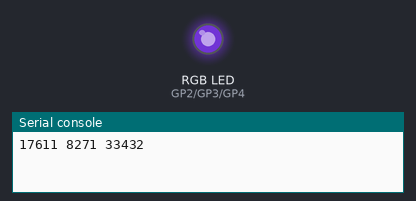
Bench run of a program on a simulated Raspberry Pi Pico running MicroPython. Parts: an RGB LED mixed from three pins (HIGH = lit), the last lines printed to the serial console. Dim RGB values are drawn brighter than linear; random numbers come from a fixed seed.

Above: at 0.1 s.
At 4.1 s:
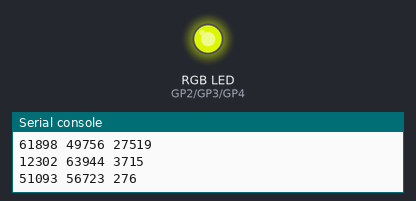
At 9.1 s:
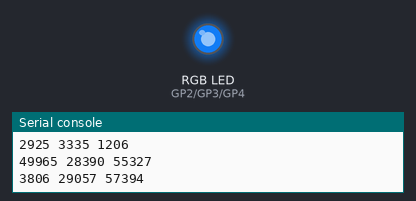
At 19.1 s:
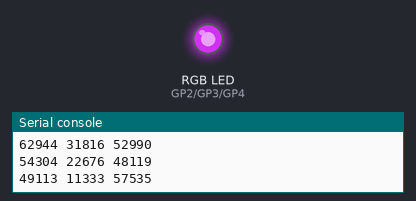
At 29.1 s:
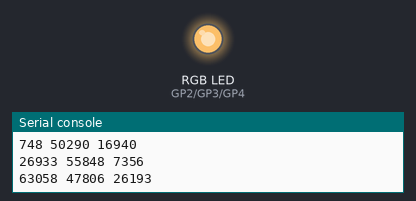
At 39.1 s:
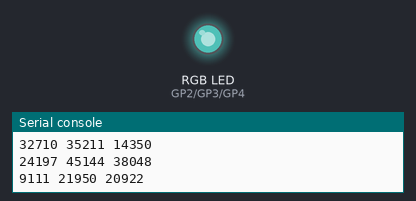
Timing chart, 0 to 40.0 s (numbered marks = the images above):
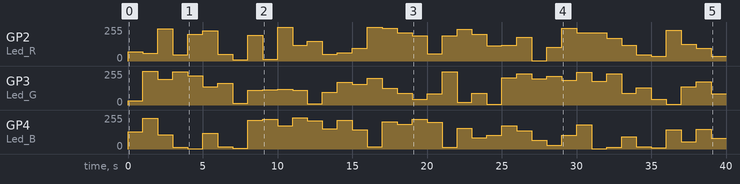

Measured:
- by itself, GP2 (Led_R): 0/255 → 69/255 at 0.00 s, → 60/255 1.0 s later, → 241/255 1.0 s later, → 48/255 1.0 s later, … (39 changes in this stretch)
- by itself, GP3 (Led_G): 0/255 → 32/255 at 0.00 s, → 253/255 1.0 s later, → 194/255 1.0 s later, → 249/255 1.0 s later, … (40 changes in this stretch)
- by itself, GP4 (Led_B): 0/255 → 130/255 at 0.00 s, → 229/255 1.0 s later, → 107/255 1.0 s later, → 14/255 1.0 s later, … (40 changes in this stretch)

The program:

04_rgb_pwm_led.py
```python
# Note: added a 330 ohm resistor on ground pin
# This circuit amounts to varying the brightness
# of the LED. duty_u16 is between 0 and 62355 an
# is the fraction of a cycle the LED is illuminated.
# The cycle frequency is controlled by the frequency
# setting [Hz]. You cannot set frequency = 1, but
# a value of 10 works. With a duty_u16 of 32768 (half
# a cycle) the LED appears to blink on and off.
# A high frequency fakes the dimming aspect. The sleep
# at the end of the loop I think must cycle the
# LED pssibly multiple times before loading new numbers.

from machine import Pin,PWM
import utime
import random
PWM(Pin(2)).deinit()
PWM(Pin(3)).deinit()
PWM(Pin(4)).deinit()
Led_R = PWM(Pin(2))
Led_G = PWM(Pin(3))
Led_B = PWM(Pin(4))

# Define the frequency
Led_R.freq(2000)
Led_G.freq(2000)
Led_B.freq(2000)
if __name__ == "__main__":
    while True:
        # range of random numbers
        R=random.randint(0,65535)
        G=random.randint(0,65535)
        B=random.randint(0,65535)
        print(R,G,B)
        Led_R.duty_u16(R)
        Led_G.duty_u16(G)
        Led_B.duty_u16(B)
        utime.sleep_ms(1000)
```
